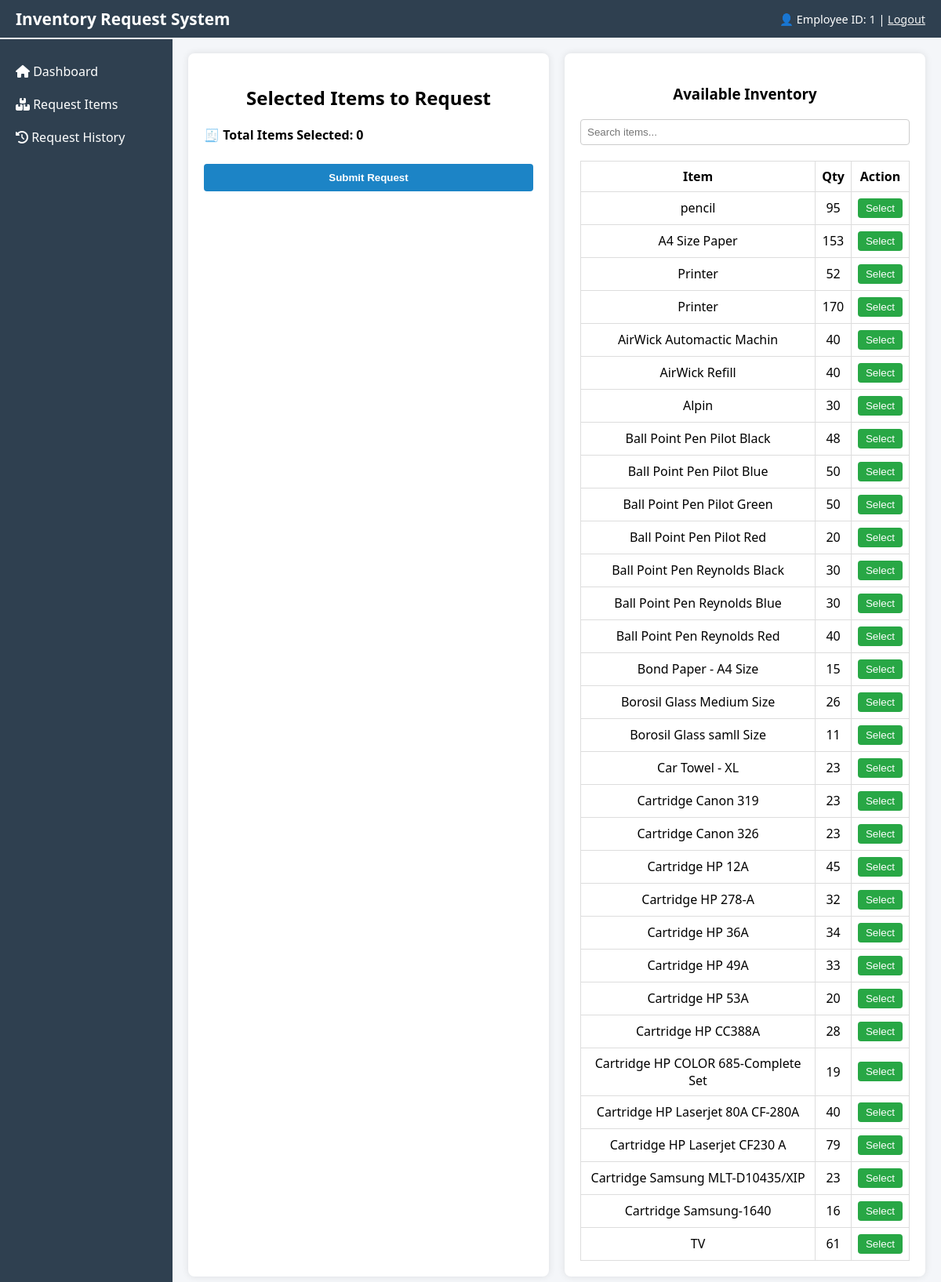
Page /extra/request_item.php (signed in) on the committed database.
### tables this page shows
CREATE TABLE `inventory` (
  `id` int(11) NOT NULL,
  `item_name` varchar(255) NOT NULL,
  `description` text DEFAULT NULL,
  `quantity` int(11) NOT NULL DEFAULT 0,
  `created_at` timestamp NOT NULL DEFAULT current_timestamp(),
  `updated_at` timestamp NOT NULL DEFAULT current_timestamp() ON UPDATE current_timestamp(),
  `image_path` varchar(255) DEFAULT NULL
);

### extra/request_item.php (the view, shortened to what this page needs)
<?php
include '../config/db.php';
$result = $conn->prepare("SELECT id, item_name, quantity FROM inventory WHERE quantity > 0");
$result->execute();
$items = $result->get_result()->fetch_all(MYSQLI_ASSOC);
?>
<!DOCTYPE html>
<html lang="en">
<head>
  <link rel="stylesheet" href="https://cdnjs.cloudflare.com/ajax/libs/font-awesome/6.5.0/css/all.min.css" />
</head>
<body>
<div class="navbar">
  <div class="title">Inventory Request System</div>
  <div class="user-info">👤 Employee ID: <?= $_SESSION['user_id'] ?> | <a href="../auth/logout.php" style="color: #f2f2f2;">Logout</a></div>
</div>
<div class="sidebar">
  <a href="dashboard.php"><i class="fas fa-home"></i> Dashboard</a>
  <a href="request_stationery.php"><i class="fas fa-boxes"></i> Request Items</a>
  <a href="request_history.php"><i class="fas fa-history"></i> Request History</a>
</div>
<div class="content">
  <div class="main-container">
    <div class="form-container">
      <h2>Selected Items to Request</h2>
      <form method="POST" id="requestForm">
        <button type="submit" onclick="return confirm('Are you sure you want to submit this request?')">Submit Request</button>
      </form>
    </div>
    <div class="stock-container">
      <h3>Available Inventory</h3>
      <input type="text" id="searchInput" placeholder="Search items..." />
      <table id="inventoryTable">
        <thead>
          <tr><th>Item</th><th>Qty</th><th>Action</th></tr>
        </thead>
        <tbody>
          <?php foreach ($items as $item): ?>
            <tr>
              <td><?= htmlspecialchars($item['item_name']) ?></td>
              <td><?= (int)$item['quantity'] ?></td>
              <td>
                <button type="button" class="select-btn"
                  data-id="<?= $item['id'] ?>"
                  data-name="<?= htmlspecialchars($item['item_name'], ENT_QUOTES) ?>"
                  data-qty="<?= (int)$item['quantity'] ?>">
                  Select
                </button>
              </td>
            </tr>
          <?php endforeach; ?>
        </tbody>
      </table>
    </div>
  </div>
</div>
</body>
</html>

### extra/request_item.php (style rules this page uses)
* { box-sizing: border-box; }
body { margin: 0; font-family: 'Segoe UI', sans-serif; background: #f4f6f9; }
.navbar { background: #2f4050; color: white; padding: 10px 20px; display: flex; justify-content: space-between; align-items: center; }
.navbar .title { font-size: 1.3rem; font-weight: bold; }
.navbar .user-info { font-size: 0.9rem; }
.sidebar { width: 220px; background: #2f4050; color: white; position: fixed; top: 50px; bottom: 0; padding-top: 20px; }
.sidebar a { display: block; color: white; padding: 10px 20px; text-decoration: none; transition: background 0.2s; }
.content { margin-left: 220px; padding: 20px; }
.main-container { display: flex; gap: 20px; }
.form-container, .stock-container { background: white; padding: 20px; border-radius: 8px; box-shadow: 0 0 10px rgba(0,0,0,0.1); flex: 1; }
.form-container h2, .stock-container h3 { text-align: center; margin-bottom: 20px; }
table { width: 100%; border-collapse: collapse; margin-top: 10px; }
th, td { padding: 8px; border: 1px solid #ddd; text-align: center; }
button[type="submit"] { padding: 10px; background-color: #1c84c6; color: white; border: none; border-radius: 4px; font-weight: bold; width: 100%; margin-top: 10px; }
.select-btn { background-color: #28a745; color: white; border: none; padding: 5px 10px; border-radius: 4px; cursor: pointer; }
#searchInput { width: 100%; padding: 8px; margin-bottom: 10px; border-radius: 4px; border: 1px solid #ccc; }

### rows in the picture
inventory: item_name "pencil", quantity "95"
inventory: item_name "A4 Size Paper", quantity "153"
inventory: item_name "Printer", quantity "52"
inventory: item_name "Printer", quantity "170"
inventory: item_name "AirWick Automactic Machin", quantity "40"
inventory: item_name "AirWick Refill", quantity "40"
inventory: item_name "Alpin", quantity "30"
inventory: item_name "Ball Point Pen Pilot Black", quantity "48"
inventory: item_name "Ball Point Pen Pilot Blue", quantity "50"
inventory: item_name "Ball Point Pen Pilot Green", quantity "50"
inventory: item_name "Ball Point Pen Pilot Red", quantity "20"
inventory: item_name "Ball Point Pen Reynolds Black", quantity "30"
inventory: item_name "Ball Point Pen Reynolds Blue", quantity "30"
inventory: item_name "Ball Point Pen Reynolds Red", quantity "40"
inventory: item_name "Bond Paper - A4 Size", quantity "15"
inventory: item_name "Borosil Glass Medium Size", quantity "26"
inventory: item_name "Borosil Glass samll Size", quantity "11"
inventory: item_name "Car Towel - XL", quantity "23"
inventory: item_name "Cartridge Canon 319", quantity "23"
inventory: item_name "Cartridge Canon 326", quantity "23"
inventory: item_name "Cartridge HP 12A", quantity "45"
inventory: item_name "Cartridge HP 278-A", quantity "32"
inventory: item_name "Cartridge HP 36A", quantity "34"
inventory: item_name "Cartridge HP 49A", quantity "33"
inventory: item_name "Cartridge HP 53A", quantity "20"
inventory: item_name "Cartridge HP CC388A", quantity "28"
inventory: item_name "Cartridge HP COLOR 685-Complete Set", quantity "19"
inventory: item_name "Cartridge HP Laserjet 80A CF-280A", quantity "40"
inventory: item_name "Cartridge HP Laserjet CF230 A", quantity "79"
inventory: item_name "Cartridge Samsung MLT-D10435/XIP", quantity "23"
inventory: item_name "Cartridge Samsung-1640", quantity "16"
inventory: item_name "TV", quantity "61"

### other values in the picture
$_SESSION['user_id'] "1"
